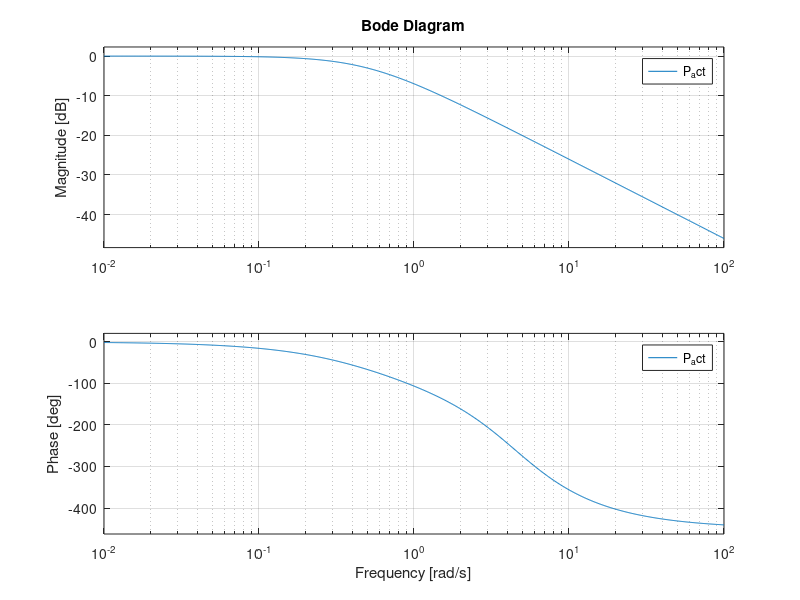

Reproduce this figure in MATLAB.
vrr = 1
m = 1
l_w = 0.4
b_f = 5/360*2*pi
b_r = 3/360*2*pi

F_z = vrr^2 * m / l_w * sin(b_f - b_r)/sin(b_f)


s = tf('s');
P_act = (s^2 - 8*s + 21.3)/((2*s+1)*(s^2+8*s+21.3))
bode(P_act)